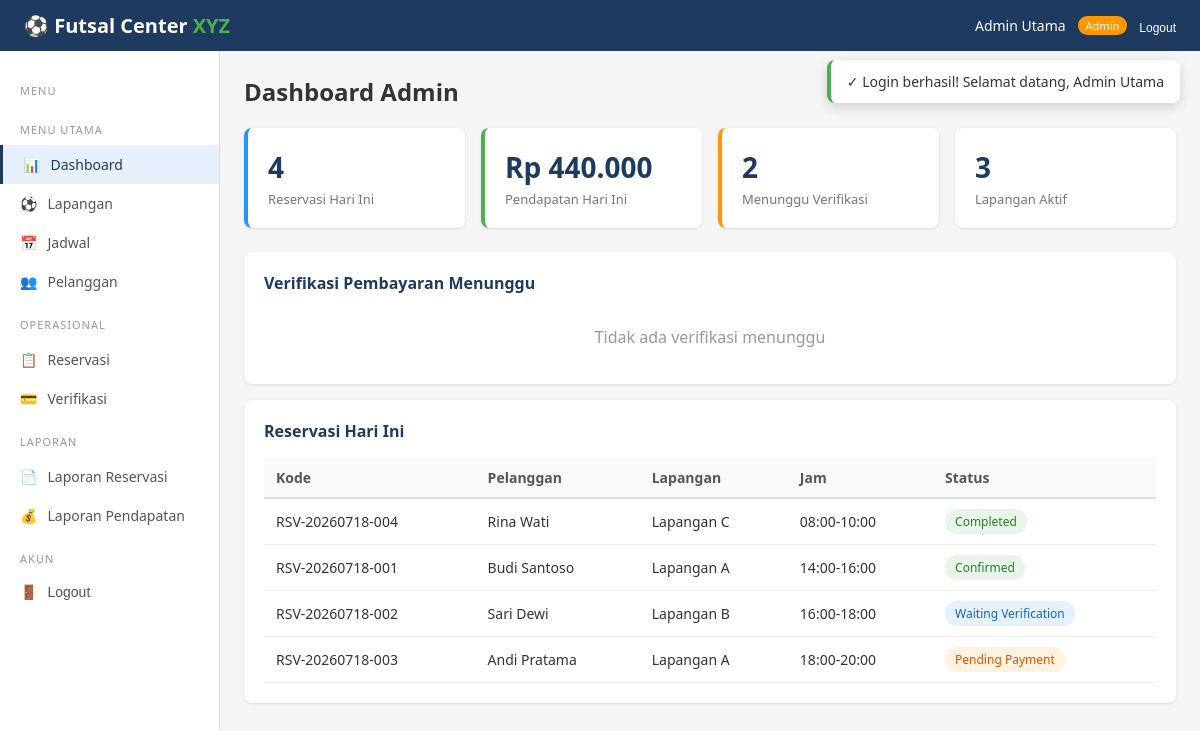
The app's page /admin/dashboard.php (signed in) with its own data.
### tables this page shows
CREATE TABLE users (
    id            INT AUTO_INCREMENT PRIMARY KEY,
    nama          VARCHAR(100)   NOT NULL,
    email         VARCHAR(100)   NOT NULL UNIQUE,
    password      VARCHAR(255)   NOT NULL,
    telepon       VARCHAR(20)    NOT NULL,
    alamat        TEXT           NULL,
    role          ENUM('pelanggan','admin','pemilik') NOT NULL DEFAULT 'pelanggan',
    status        ENUM('active','inactive') NOT NULL DEFAULT 'active',
    created_at    DATETIME       NOT NULL DEFAULT CURRENT_TIMESTAMP,
    updated_at    DATETIME       NOT NULL DEFAULT CURRENT_TIMESTAMP ON UPDATE CURRENT_TIMESTAMP,
    INDEX idx_email (email),
    INDEX idx_role  (role)
);

CREATE TABLE reservasi (
    id              INT AUTO_INCREMENT PRIMARY KEY,
    kode            VARCHAR(30)    NOT NULL UNIQUE,
    pelanggan_id    INT            NOT NULL,
    lapangan_id     INT            NOT NULL,
    tanggal         DATE           NOT NULL,
    jam_mulai       TIME           NOT NULL,
    jam_selesai     TIME           NOT NULL,
    durasi          INT            NOT NULL DEFAULT 1,
    total_biaya     INT            NOT NULL,
    catatan         TEXT           NULL,
    status          ENUM('pending_payment','waiting_verification','confirmed','completed','cancelled') NOT NULL DEFAULT 'pending_payment',
    created_at      DATETIME       NOT NULL DEFAULT CURRENT_TIMESTAMP,
    updated_at      DATETIME       NOT NULL DEFAULT CURRENT_TIMESTAMP ON UPDATE CURRENT_TIMESTAMP,
    FOREIGN KEY (pelanggan_id) REFERENCES users(id) ON DELETE RESTRICT,
    FOREIGN KEY (lapangan_id)  REFERENCES lapangan(id) ON DELETE RESTRICT,
    INDEX idx_kode (kode),
    INDEX idx_tanggal (tanggal),
    INDEX idx_status (status)
);

CREATE TABLE lapangan (
    id              INT AUTO_INCREMENT PRIMARY KEY,
    nama            VARCHAR(50)    NOT NULL,
    deskripsi       VARCHAR(255)   NOT NULL,
    tipe            ENUM('indoor','outdoor') NOT NULL DEFAULT 'indoor',
    tarif_weekday   INT            NOT NULL,
    tarif_weekend   INT            NOT NULL,
    status          ENUM('aktif','nonaktif') NOT NULL DEFAULT 'aktif',
    created_at      DATETIME       NOT NULL DEFAULT CURRENT_TIMESTAMP,
    updated_at      DATETIME       NOT NULL DEFAULT CURRENT_TIMESTAMP ON UPDATE CURRENT_TIMESTAMP
);

### admin/dashboard.php (the view, shortened to what this page needs)
<?php
require_once __DIR__ . '/../includes/layout.php';
renderLayout('admin', 'dashboard', function() {
    $pdo = db();
    $today = date('Y-m-d');
    $stmt = $pdo->prepare("SELECT COUNT(*) FROM reservasi WHERE tanggal=?");
    $stmt->execute([$today]);
    $todayCount = $stmt->fetchColumn();
    $stmt = $pdo->prepare("SELECT COALESCE(SUM(total_biaya),0) FROM reservasi WHERE tanggal=? AND status IN ('confirmed','completed')");
    $stmt->execute([$today]);
    $todayRevenue = $stmt->fetchColumn();
    $pendingVerif = $pdo->query("SELECT COUNT(*) FROM reservasi WHERE status='waiting_verification'")->fetchColumn();
    $activeFields = $pdo->query("SELECT COUNT(*) FROM lapangan WHERE status='aktif'")->fetchColumn();
    $stmt = $pdo->prepare("
        SELECT r.*, l.nama AS lapangan_nama, u.nama AS pelanggan_nama, u.telepon AS pelanggan_telepon,
               p.bank_pengirim, p.nama_pengirim, p.bukti_pembayaran
        FROM reservasi r
        JOIN lapangan l ON r.lapangan_id = l.id
        JOIN users u ON r.pelanggan_id = u.id
        LEFT JOIN pembayaran p ON r.id = p.reservasi_id
        WHERE r.status='waiting_verification' ORDER BY r.id DESC
    ");
    $pendingList = $stmt->fetchAll();
    $stmt = $pdo->prepare("
        SELECT r.*, l.nama AS lapangan_nama, u.nama AS pelanggan_nama
        FROM reservasi r JOIN lapangan l ON r.lapangan_id = l.id JOIN users u ON r.pelanggan_id = u.id
        WHERE r.tanggal = ? ORDER BY r.jam_mulai
    ");
    $stmt->execute([$today]);
    $todayList = $stmt->fetchAll();
    ?>
    <h2 style="margin-bottom:20px;">Dashboard Admin</h2>
    <div class="stats-grid">
        <div class="stat-card blue"><div class="stat-value"><?php echo $todayCount; ?></div><div class="stat-label">Reservasi Hari Ini</div></div>
        <div class="stat-card green"><div class="stat-value"><?php echo formatRupiah($todayRevenue); ?></div><div class="stat-label">Pendapatan Hari Ini</div></div>
        <div class="stat-card orange"><div class="stat-value"><?php echo $pendingVerif; ?></div><div class="stat-label">Menunggu Verifikasi</div></div>
        <div class="stat-card"><div class="stat-value"><?php echo $activeFields; ?></div><div class="stat-label">Lapangan Aktif</div></div>
    </div>
    <div class="card">
        <div class="card-header">Verifikasi Pembayaran Menunggu</div>
        <?php if (empty($pendingList)): ?>
            <p style="color:#999; text-align:center; padding:16px;">Tidak ada verifikasi menunggu</p>
        <?php endif; ?>
    </div>
    <div class="card">
        <div class="card-header">Reservasi Hari Ini</div>
        <?php if (empty($todayList)): ?>
            <p style="color:#999; text-align:center; padding:16px;">Tidak ada reservasi hari ini</p>
        <?php else: ?>
            <div class="table-container"><table>
                <tr><th>Kode</th><th>Pelanggan</th><th>Lapangan</th><th>Jam</th><th>Status</th></tr>
                <?php foreach ($todayList as $r): ?>
                <tr>
                    <td><?php echo $r['kode']; ?></td>
                    <td><?php echo sanitize($r['pelanggan_nama']); ?></td>
                    <td><?php echo sanitize($r['lapangan_nama']); ?></td>
                    <td><?php echo substr($r['jam_mulai'],0,5); ?>-<?php echo substr($r['jam_selesai'],0,5); ?></td>
                    <td><?php echo statusBadge($r['status']); ?></td>
                </tr>
                <?php endforeach; ?>
            </table></div>
        <?php endif; ?>
    </div>
    <?php
});

### includes/layout.php (shortened to what this page needs)
<?php
require_once __DIR__ . '/../config.php';
function renderLayout($role, $activePage, $contentFn) {
    $user = currentUser();
    $navLinks = '';
    $sidebarItems = [];
    if ($role === 'pelanggan') {
        $navLinks = '
            <a href="pelanggan/jadwal.php">Jadwal</a>
            <a href="pelanggan/reservasi.php">Reservasi Saya</a>
            <div class="nav-user">
                <span class="user-name">' . sanitize($user['nama']) . '</span>
                <span class="user-role">Pelanggan</span>
                <form method="POST" action="proses.php" style="display:inline;">
                    <input type="hidden" name="action" value="logout">
                    <button type="submit" style="background:none;border:none;color:white;font-size:12px;cursor:pointer;">Logout</button>
                </form>
            </div>';
        $sidebarItems = [
            ['page'=>'dashboard', 'icon'=>'&#128202;', 'label'=>'Dashboard', 'href'=>'pelanggan/dashboard.php'],
            ['page'=>'jadwal', 'icon'=>'&#128197;', 'label'=>'Jadwal', 'href'=>'pelanggan/jadwal.php'],
            ['page'=>'reservasi', 'icon'=>'&#128203;', 'label'=>'Reservasi Saya', 'href'=>'pelanggan/reservasi.php'],
            ['page'=>'profil', 'icon'=>'&#128100;', 'label'=>'Profil', 'href'=>'pelanggan/profil.php'],
        ];
    } elseif ($role === 'admin') {
        $navLinks = '
            <div class="nav-user">
                <span class="user-name">' . sanitize($user['nama']) . '</span>
                <span class="user-role" style="background:#FF9800;">Admin</span>
                <form method="POST" action="proses.php" style="display:inline;">
                    <input type="hidden" name="action" value="logout">
                    <button type="submit" style="background:none;border:none;color:white;font-size:12px;cursor:pointer;">Logout</button>
                </form>
            </div>';
        $sidebarItems = [
            ['section'=>'Menu Utama'],
            ['page'=>'dashboard', 'icon'=>'&#128202;', 'label'=>'Dashboard', 'href'=>'admin/dashboard.php'],
            ['page'=>'lapangan', 'icon'=>'&#9917;', 'label'=>'Lapangan', 'href'=>'admin/lapangan.php'],
            ['page'=>'jadwal', 'icon'=>'&#128197;', 'label'=>'Jadwal', 'href'=>'admin/jadwal.php'],
            ['page'=>'pelanggan', 'icon'=>'&#128101;', 'label'=>'Pelanggan', 'href'=>'admin/pelanggan.php'],
            ['section'=>'Operasional'],
            ['page'=>'reservasi', 'icon'=>'&#128203;', 'label'=>'Reservasi', 'href'=>'admin/reservasi.php'],
            ['page'=>'verifikasi', 'icon'=>'&#128179;', 'label'=>'Verifikasi', 'href'=>'admin/verifikasi.php'],
            ['section'=>'Laporan'],
            ['page'=>'laporan-reservasi', 'icon'=>'&#128196;', 'label'=>'Laporan Reservasi', 'href'=>'admin/laporan_reservasi.php'],
            ['page'=>'laporan-pendapatan', 'icon'=>'&#128176;', 'label'=>'Laporan Pendapatan', 'href'=>'admin/laporan_pendapatan.php'],
        ];
    }
    ?>
    <!DOCTYPE html>
    <html lang="id">
    <head>
        <link rel="stylesheet" href="styles.css">
    </head>
    <body>
    <div id="toast-container" class="toast-container">
        <?php $flash = getFlash(); if ($flash): ?>
            <div class="toast <?php echo $flash['type']; ?>">
                <?php echo ($flash['type']==='success'?'&#10003;':($flash['type']==='error'?'&#10007;':'&#8505;')); ?>
                <?php echo sanitize($flash['message']); ?>
            </div>
        <?php endif; ?>
    </div>
    <nav class="navbar">
        <div class="logo"><a href="index.php" style="color:white;text-decoration:none;">&#9917; Futsal Center <span>XYZ</span></a></div>
        <div class="nav-links"><?php echo $navLinks; ?></div>
    </nav>
    <div class="layout">
        <div class="sidebar">
            <div class="menu-section">Menu</div>
            <?php foreach ($sidebarItems as $item): ?>
                <?php if (isset($item['section'])): ?>
                    <div class="menu-section"><?php echo $item['section']; ?></div>
                <?php else: ?>
                    <div class="menu-item <?php echo ($activePage === $item['page']) ? 'active' : ''; ?>">
                        <a href="<?php echo $item['href']; ?>" style="text-decoration:none;color:inherit;display:flex;align-items:center;gap:10px;">
                            <span><?php echo $item['icon']; ?></span> <?php echo $item['label']; ?>
                        </a>
                    </div>
                <?php endif; ?>
            <?php endforeach; ?>
            <div class="menu-section">Akun</div>
            <div class="menu-item">
                <form method="POST" action="proses.php" style="display:inline;">
                    <button type="submit" style="background:none;border:none;cursor:pointer;font-size:14px;color:#555;display:flex;align-items:center;gap:10px;">
                        <span>&#128682;</span> Logout
                    </button>
                </form>
            </div>
        </div>
        <div class="main-content">
            <?php $contentFn(); ?>
        </div>
    </div>
    </body>
    </html>
    <?php
}

### config.php (shortened to what this page needs)
<?php
function db() {
    static $pdo = null;
    if ($pdo === null) {
        try {
            $pdo = new PDO(
                "mysql:host=" . DB_HOST . ";dbname=" . DB_NAME . ";charset=utf8mb4",
                DB_USER, DB_PASS,
                [PDO::ATTR_ERRMODE => PDO::ERRMODE_EXCEPTION,
                 PDO::ATTR_DEFAULT_FETCH_MODE => PDO::FETCH_ASSOC,
                 PDO::ATTR_EMULATE_PREPARES => false]
            );
        } catch (PDOException $e) {
            die("Koneksi database gagal. Pastikan MySQL berjalan dan database 'futsal_xyz' sudah diimport.<br>Error: " . $e->getMessage());
        }
    }
    return $pdo;
}
function isLoggedIn() {
    return isset($_SESSION['user_id']);
}
function currentUser() {
    $stmt = db()->prepare("SELECT * FROM users WHERE id = ?");
    $stmt->execute([$_SESSION['user_id']]);
    return $stmt->fetch();
}
function sanitize($str) {
    return htmlspecialchars(trim($str), ENT_QUOTES, 'UTF-8');
}
function formatRupiah($n) {
    return 'Rp ' . number_format($n, 0, ',', '.');
}
function statusBadge($status) {
    $map = [
        'pending_payment'      => ['badge-warning', 'Pending Payment'],
        'waiting_verification' => ['badge-info', 'Waiting Verification'],
        'confirmed'            => ['badge-success', 'Confirmed'],
        'completed'            => ['badge-success', 'Completed'],
        'cancelled'            => ['badge-danger', 'Cancelled'],
    ];
    [$cls, $label] = $map[$status] ?? ['badge-secondary', $status];
    return "<span class=\"badge {$cls}\">{$label}</span>";
}
function getFlash() {
    if (isset($_SESSION['flash'])) {
        $flash = $_SESSION['flash'];
        return $flash;
    }
    return null;
}

### styles.css (style rules this page uses)
* { margin: 0; padding: 0; box-sizing: border-box; }
body { font-family: 'Segoe UI', Tahoma, Geneva, Verdana, sans-serif; background: #f5f5f5; color: #333; }
.navbar { background: #1e3a5f; color: white; padding: 12px 24px; display: flex; justify-content: space-between; align-items: center; position: sticky; top: 0; z-index: 100; }
.navbar .logo { font-size: 20px; font-weight: bold; }
.navbar .logo span { color: #4CAF50; }
.nav-links { display: flex; gap: 20px; align-items: center; }
.nav-user { display: flex; align-items: center; gap: 12px; }
.nav-user .user-name { font-size: 14px; }
.nav-user .user-role { font-size: 11px; background: #4CAF50; padding: 2px 8px; border-radius: 10px; }
.layout { display: flex; min-height: calc(100vh - 50px); }
.sidebar { width: 220px; background: #fff; border-right: 1px solid #ddd; padding: 16px 0; }
.sidebar .menu-item { padding: 0; cursor: pointer; font-size: 14px; color: #555; transition: all 0.2s; }
.sidebar .menu-item a, .sidebar .menu-item button { padding: 10px 20px; width: 100%; text-align: left; }
.sidebar .menu-item.active { background: #e8f0fe; color: #1e3a5f; border-left: 3px solid #1e3a5f; }
.sidebar .menu-section { padding: 16px 20px 8px; font-size: 11px; text-transform: uppercase; color: #999; letter-spacing: 1px; }
.main-content { flex: 1; padding: 24px; }
.card { background: white; border-radius: 8px; padding: 20px; margin-bottom: 16px; box-shadow: 0 1px 3px rgba(0,0,0,0.1); }
.card-header { font-size: 16px; font-weight: 600; margin-bottom: 16px; color: #1e3a5f; }
.stats-grid { display: grid; grid-template-columns: repeat(auto-fit, minmax(200px, 1fr)); gap: 16px; margin-bottom: 24px; }
.stat-card { background: white; border-radius: 8px; padding: 20px; box-shadow: 0 1px 3px rgba(0,0,0,0.1); }
.stat-card .stat-value { font-size: 28px; font-weight: 700; color: #1e3a5f; }
.stat-card .stat-label { font-size: 13px; color: #777; margin-top: 4px; }
.stat-card.green { border-left: 4px solid #4CAF50; }
.stat-card.orange { border-left: 4px solid #FF9800; }
.stat-card.blue { border-left: 4px solid #2196F3; }
.table-container { overflow-x: auto; }
table { width: 100%; border-collapse: collapse; font-size: 14px; }
th { background: #f8f9fa; padding: 10px 12px; text-align: left; font-weight: 600; color: #555; border-bottom: 2px solid #ddd; }
td { padding: 10px 12px; border-bottom: 1px solid #eee; }
.badge { padding: 4px 10px; border-radius: 12px; font-size: 12px; font-weight: 500; display: inline-block; }
.badge-success { background: #e8f5e9; color: #2e7d32; }
.badge-warning { background: #fff3e0; color: #e65100; }
.badge-info { background: #e3f2fd; color: #1565c0; }
.toast-container { position: fixed; top: 60px; right: 20px; z-index: 2000; }
.toast { background: white; border-radius: 8px; padding: 12px 16px; box-shadow: 0 4px 12px rgba(0,0,0,0.15); margin-bottom: 8px; display: flex; align-items: center; gap: 10px; font-size: 14px; animation: slideIn 0.3s ease; min-width: 280px; }
.toast.success { border-left: 4px solid #4CAF50; }

### records on screen
users: nama "Admin Utama"
reservasi: kode "RSV-20260718-004", pelanggan.nama "Rina Wati", lapangan.nama "Lapangan C", jam_mulai "08:00", jam_selesai "10:00", label "Completed"
reservasi: kode "RSV-20260718-001", pelanggan.nama "Budi Santoso", lapangan.nama "Lapangan A", jam_mulai "14:00", jam_selesai "16:00", label "Confirmed"
reservasi: kode "RSV-20260718-002", pelanggan.nama "Sari Dewi", lapangan.nama "Lapangan B", jam_mulai "16:00", jam_selesai "18:00", label "Waiting Verification"
reservasi: kode "RSV-20260718-003", pelanggan.nama "Andi Pratama", lapangan.nama "Lapangan A", jam_mulai "18:00", jam_selesai "20:00", label "Pending Payment"

### other values on screen
$flash['message'] "Login berhasil! Selamat datang, Admin Utama"
$item['section'] "MENU UTAMA"
$item['icon'] "📊"
$item['label'] "Dashboard"
$item['icon'] "⚽"
$item['label'] "Lapangan"
$item['icon'] "📅"
$item['label'] "Jadwal"
$item['icon'] "👥"
$item['label'] "Pelanggan"
$item['section'] "OPERASIONAL"
$item['icon'] "📋"
$item['label'] "Reservasi"
$item['icon'] "💳"
$item['label'] "Verifikasi"
